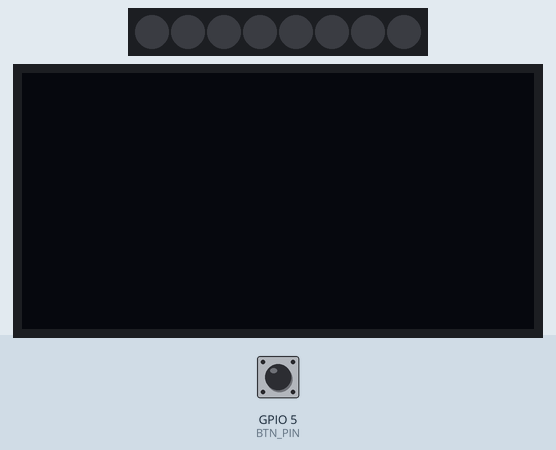
The program below on a simulated ESP32. On the bench: 8 RGB LEDs in strip order, left to right, 128×64 one-colour display. Inputs (shaded band) come from the test bench; at power-on: GPIO 5 (BTN_PIN) HIGH. WiFi joins after 1.5 s; servers stay silent unless stated; random numbers use the default seed unless the program sets one; no MQTT or app messages arrive unless stated; what the program prints to the serial monitor is not drawn.

Above: at 2.7 s.
2.8 s: GPIO 5 (BTN_PIN) pulled LOW for 0.15 s
At 2.94 s:
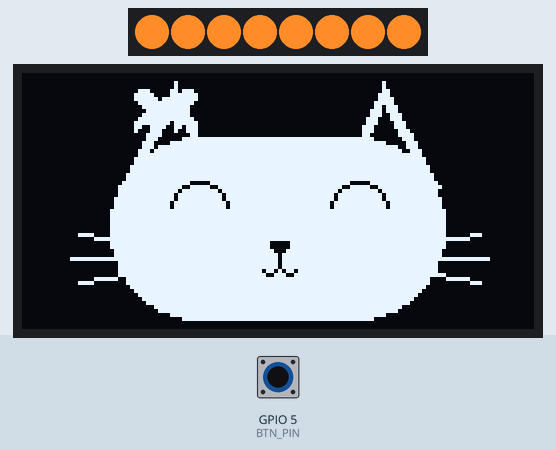
At 3.8 s:
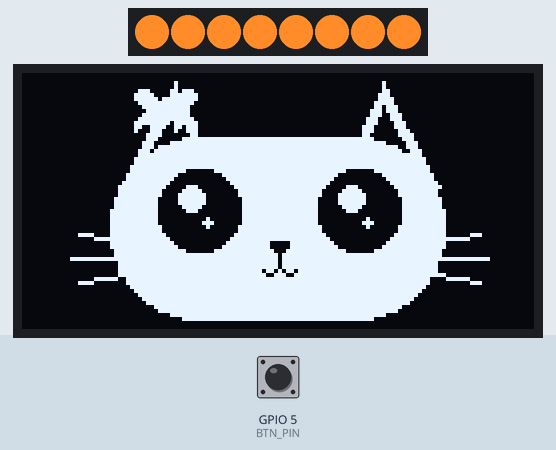
5.9 s: GPIO 5 (BTN_PIN) pulled LOW for 1 s
8.4 s: GPIO 5 (BTN_PIN) pulled LOW for 3.2 s
Timing chart, 0 to 17.0 s (numbered marks = the images above; inputs shaded):
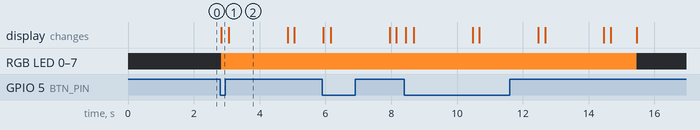

The program:

main.cpp
```cpp
#include <Wire.h>
#include <Adafruit_GFX.h>
#include <Adafruit_SSD1306.h>
#include <WiFi.h>
#include <PubSubClient.h>
#include <Adafruit_NeoPixel.h>

#define LED_PIN 18
#define NUM_LEDS 8
#define BTN_PIN 5
#define SCREEN_WIDTH 128
#define SCREEN_HEIGHT 64
Adafruit_NeoPixel pixels(NUM_LEDS, LED_PIN, NEO_GRB + NEO_KHZ800);

const char* ssid = "Wokwi-GUEST"; // questo poi deve essere sostituito con il nome della rete WiFi a cui ci si vuole connettere
const char* password = ""; //idem password rete WIFI


const char* mqtt_server = "broker.hivemq.com";
const char* mqtt_topic  = "friendship_lamp_2026/trigger";

WiFiClient espClient;
PubSubClient client(espClient);

Adafruit_SSD1306 display(SCREEN_WIDTH, SCREEN_HEIGHT, &Wire, -1);


bool isScreenActive = false;
unsigned long activeStartTime = 0;
const unsigned long displayDuration = 7000; // Resta accesa per 7 secondi

bool lastBtnState = HIGH;
unsigned long lastDebounceTime = 0;

// Fiocchetto bianco sull'orecchio (16x12 pixel)
const unsigned char bowBitmap[] PROGMEM = {
  0b01110000, 0b00001110,
  0b11111000, 0b00011111,
  0b11111101, 0b10111111,
  0b01111111, 0b11111110,
  0b00111111, 0b11111100,
  0b00011110, 0b01111000,
  0b00111111, 0b11111100,
  0b01111111, 0b11111110,
  0b11111101, 0b10111111,
  0b11001100, 0b00110011,
  0b10000100, 0b00100001,
  0b00000000, 0b00000000
};
void callback(char* topic, byte* payload, unsigned int length) {
  isScreenActive = true;
  activeStartTime = millis();
}
void recconect() {
  while(!client.connected()){
    Serial.print("Tentativo connessione MQTT...");
    String clientId = "ESP32Client-"+String(random(0xffff), HEX);
    if(client.connect(clientId.c_str())){
      Serial.println(" CONNESSO AL BROKER!");
      client.subscribe(mqtt_topic);
      Serial.println("Iscritto al canale: " + String(mqtt_topic));
    } else {
      Serial.print(" Fallito, codice errore rc=");
      Serial.print(client.state());
      Serial.println(" Riprovo tra 2 secondi...");
      delay(2000);
    }
  }
}
void drawKitty(bool blinkEyes) {
  display.clearDisplay();

  // 1. Orecchie a punta
  display.fillTriangle(24, 28, 38, 2, 48, 24, SSD1306_WHITE);   // Orecchio sinistro
  display.fillTriangle(28, 26, 38, 8, 44, 22, SSD1306_BLACK);   // Interno orecchio sx
  display.fillTriangle(80, 24, 90, 2, 104, 28, SSD1306_WHITE);  // Orecchio destro
  display.fillTriangle(84, 22, 90, 8, 100, 26, SSD1306_BLACK);  // Interno orecchio dx

  // 2. Fiocchetto sull'orecchio sinistro
  display.drawBitmap(28, 4, bowBitmap, 16, 12, SSD1306_WHITE);

  // 3. Testa tonda e morbida della gattina
  display.fillRoundRect(22, 16, 84, 46, 22, SSD1306_WHITE);

  // 4. Occhi grandi espressivi
  if (blinkEyes) {
    // Occhietti chiusi a mezza luna felice ^ ^
    display.drawCircle(44, 34, 7, SSD1306_BLACK);
    display.fillRect(36, 34, 16, 8, SSD1306_WHITE);
    display.drawCircle(84, 34, 7, SSD1306_BLACK);
    display.fillRect(76, 34, 16, 8, SSD1306_WHITE);
  } else {
    // Occhioni grandissimi rotondi aperti
    display.fillCircle(44, 34, 10, SSD1306_BLACK);
    display.fillCircle(84, 34, 10, SSD1306_BLACK);

    // Riflessi di luce/pupille carine nei due occhi
    display.fillCircle(42, 31, 3, SSD1306_WHITE);
    display.fillCircle(46, 37, 1, SSD1306_WHITE);
    display.fillCircle(82, 31, 3, SSD1306_WHITE);
    display.fillCircle(86, 37, 1, SSD1306_WHITE);
  }

  // 5. Nasino a triangolino rovesciato
  display.fillTriangle(62, 42, 66, 42, 64, 45, SSD1306_BLACK);

  // 6. Musetto e bocca a forma di :3
  display.drawLine(64, 45, 64, 48, SSD1306_BLACK);
  // Curva sx
  display.drawPixel(63, 49, SSD1306_BLACK);
  display.drawPixel(62, 50, SSD1306_BLACK);
  display.drawPixel(61, 50, SSD1306_BLACK);
  display.drawPixel(60, 49, SSD1306_BLACK);
  // Curva dx
  display.drawPixel(65, 49, SSD1306_BLACK);
  display.drawPixel(66, 50, SSD1306_BLACK);
  display.drawPixel(67, 50, SSD1306_BLACK);
  display.drawPixel(68, 49, SSD1306_BLACK);

  // 7. Baffetti ai lati
  // Lato sinistro
  display.drawLine(14, 40, 26, 42, SSD1306_WHITE);
  display.drawLine(12, 46, 26, 46, SSD1306_WHITE);
  display.drawLine(14, 52, 26, 50, SSD1306_WHITE);
  // Lato destro
  display.drawLine(114, 40, 102, 42, SSD1306_WHITE);
  display.drawLine(116, 46, 102, 46, SSD1306_WHITE);
  display.drawLine(114, 52, 102, 50, SSD1306_WHITE);

  display.display();
}

void setup() {
  pixels.begin();
  pixels.clear();
  pixels.show(); // Parte spento
  Serial.begin(115200);
  Serial.println("\n--- AVVIO SISTEMA ---");
  pinMode(BTN_PIN, INPUT_PULLUP);

  if (!display.begin(SSD1306_SWITCHCAPVCC, 0x3C)) {
    Serial.println("ERRORE: Schermo OLED non trovato!");
    for (;;);
  }

  display.clearDisplay();
  display.display(); // Parte spento/nero
  Serial.print("Connessione a WiFi in corso");
  // Tentativo di connessione con timeout (max 10 secondi)
  WiFi.begin(ssid, password);
  unsigned long startAttempt = millis();
  while (WiFi.status() != WL_CONNECTED && millis() - startAttempt < 10000) {
    delay(500);
  }

  if (WiFi.status() == WL_CONNECTED) {
    client.setServer(mqtt_server, 1883);
    client.setCallback(callback);
  }
}

void loop() {

  if (WiFi.status() == WL_CONNECTED) {
    if (!client.connected()) {
      recconect();
    }
    client.loop();
  }

  int reading = digitalRead(BTN_PIN);

  // Pressione tasto: riceve il segnale e sveglia lo schermo
  if (reading == LOW && lastBtnState == HIGH && (millis() - lastDebounceTime > 250)) {
    lastDebounceTime = millis();
    isScreenActive = true;
    activeStartTime = millis();
    Serial.println("Pulsante premuto! Invio pacchetto MQTT...");
    if (WiFi.status() == WL_CONNECTED && client.connected()) {
    client.publish(mqtt_topic, "TOUCH");
}

  }
  lastBtnState = reading;

  if (isScreenActive) {
    // accende i led
    for (int i = 0; i < NUM_LEDS; i++) {
      pixels.setPixelColor(i, pixels.Color(255, 140, 40));
    }
    pixels.show();

    // Sbatte gli occhi ogni ~2 secondi
    bool blink = ((millis() - activeStartTime) % 2000) < 220;
    drawKitty(blink);

    // Dopo 7 secondi si rispegne
    if (millis() - activeStartTime >= displayDuration) {
      isScreenActive = false;
      display.clearDisplay();
      display.display();

      //spegne i led
      pixels.clear();
      pixels.show();
    }
  }
}
```

Measured:
- after the input at 2.8 s, RGB LED 0–7: off → RGB(255, 140, 40) at once; the display: changes at once (image 1)
- what the display in image 2 shows lasts 1.7 s, from 3.1 s to 4.8 s
